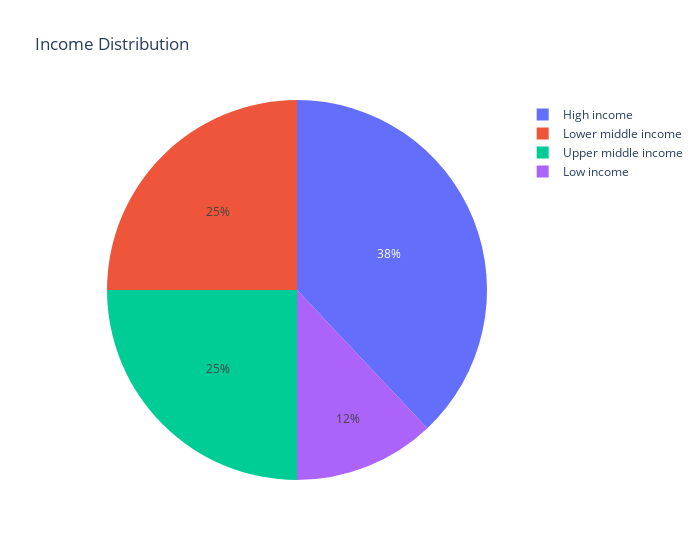

The cell this chart's notebook holds for it:
### Code cell
ex.pie(d,values=d['count'],names='IncomeGroup',title='Income Distribution',width=700)

### Figure 1 — Plotly figure (JSON) as saved in the notebook; plotly's stock layout.template omitted (floating-point values rounded to 4 significant figures)
{"data": [{"domain": {"x": [0, 1], "y": [0, 1]}, "hovertemplate": "IncomeGroup=%{label}<br>count=%{value}<extra></extra>", "labels": ["High income", "Lower middle income", "Upper middle income", "Low income"], "legendgroup": "", "name": "", "showlegend": true, "type": "pie", "values": [82, 54, 54, 26]}], "layout": {"legend": {"tracegroupgap": 0}, "title": {"text": "Income Distribution"}, "width": 700}}
